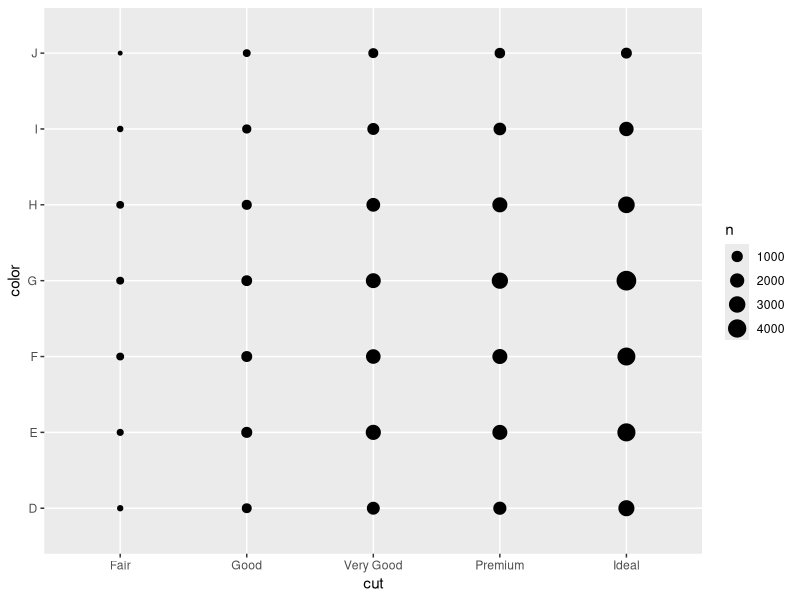
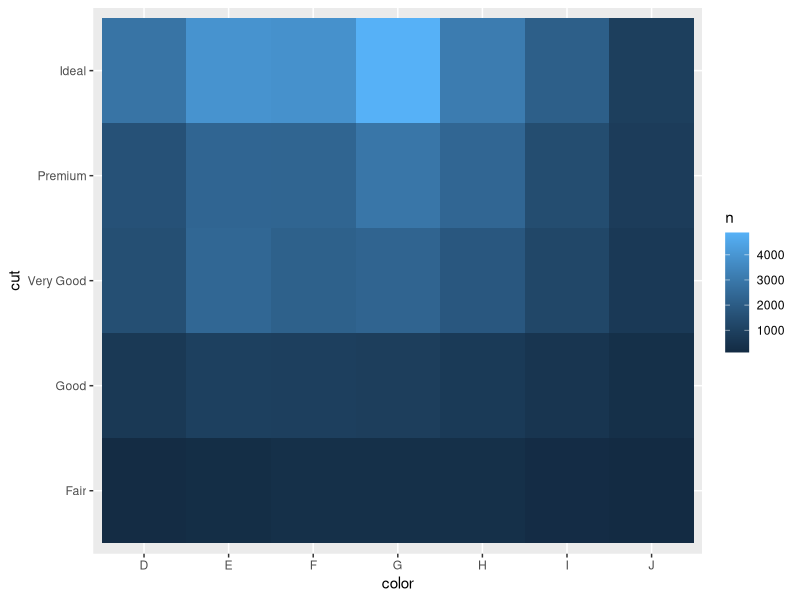

Recreate these plots in R, in order.
library("tidyverse")
# Two Categorical Variables
# To visualize the covariation between categorical variables
ggplot(data = diamonds) +
 geom_count(mapping = aes(x = cut, y = color))

diamonds %>%
 count(color, cut)

# Then visualize with geom_tile() and the fill aesthetic:
diamonds %>%
 count(color, cut) %>%
 ggplot(mapping = aes(x = color, y = cut)) +
 geom_tile(mapping = aes(fill = n))

